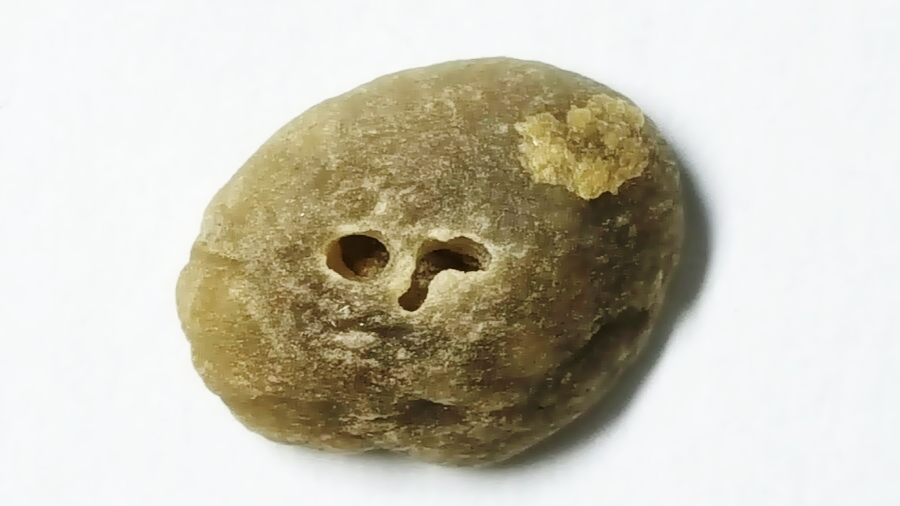
#> input picture Coffee_Inspection_Work/research_notebook/hwan_opencv/init_opencv/image/insect_damage.jpg, 900 x 506 px, found by its file name
$ python 'OpenCV_ch25_모멘트.py'
#> lines starting #> are read from the running program, lines starting #| are printed output that depends on the picture; after the words box and inside, x2 and y2 are one past the last pixel; in counts of white or black regions, pixels touching at a corner belong together
# Contents
# 윤곽선이나 이미지의 0차 모멘트 부터 3차 모멘트까지 계산하는 알고리즘
# 공간모멘트, 중심모멘트, 정규환된 중심모멘트, 질량중심 등을 계싼


# Main Code

import cv2

src = cv2.imread('./data/insect_damage.jpg')
#> src is the input picture: shape (506, 900, 3); mean B, G, R 182.4, 197.5, 201.3
dst = src.copy()

gray = cv2.cvtColor(src, cv2.COLOR_RGB2GRAY)
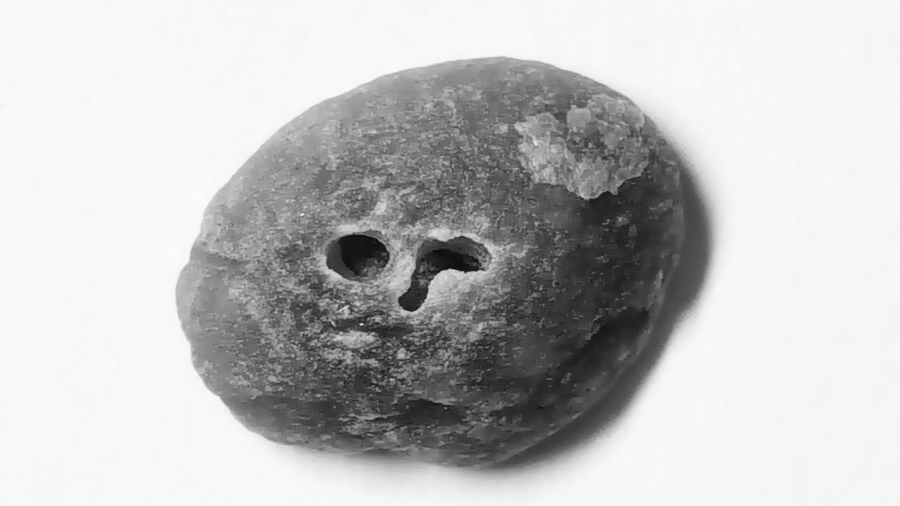
#> gray: shape (506, 900); min 8, max 252, mean 193.2
ret, binary = cv2.threshold(gray,150,255, cv2.THRESH_BINARY_INV)
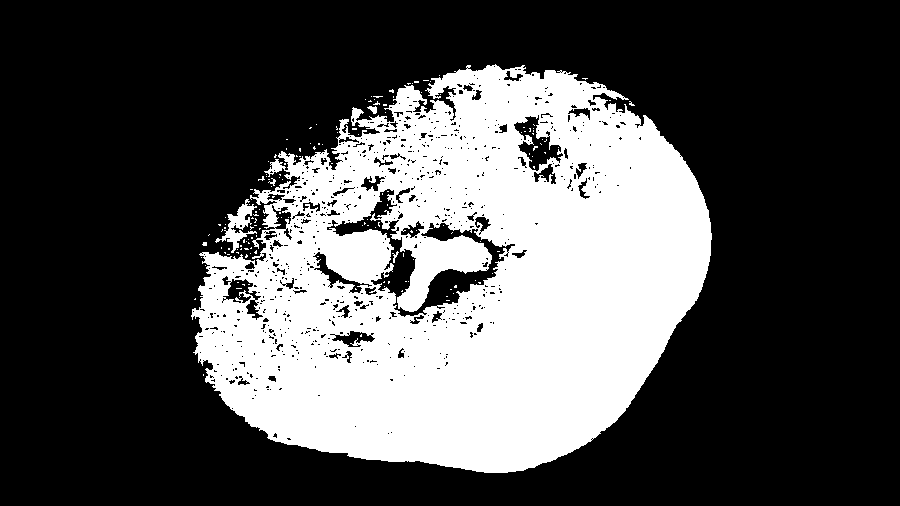
#> binary: shape (506, 900); 31.1% white; 156 white regions (151 under 20 px)

contours, hierachy = cv2.findContours(binary, cv2.RETR_CCOMP, cv2.CHAIN_APPROX_NONE)
#> contours = 934 contours, 834 with area under 20; largest, box (x1, y1, x2, y2) and area: (191, 64, 712, 473) 152110, (326, 188, 516, 318) 5394, (513, 114, 564, 172) 1264, (215, 199, 257, 253) 572, (312, 251, 373, 294) 571

for i in contours:
    print(i)
    M = cv2.moments(i,False)
#> (the run stopped early here; a loop or call above may not have finished)

$ run again, with Coffee_Inspection_Work/research_notebook/hwan_opencv/init_opencv/image/obama.jpg copied over Coffee_Inspection_Work/research_notebook/hwan_opencv/init_opencv/image/insect_damage.jpg
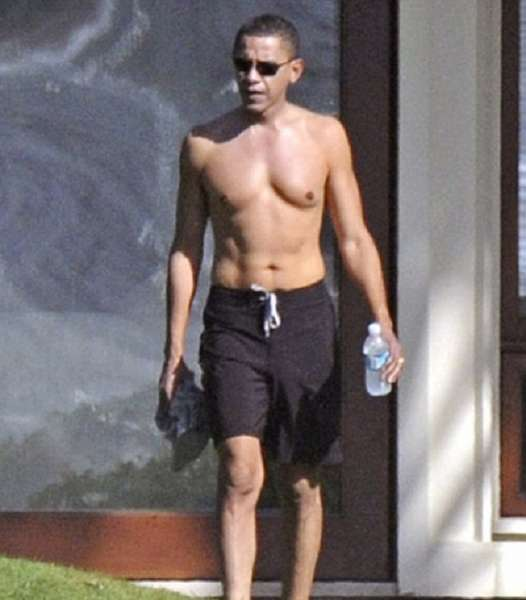
#> input picture Coffee_Inspection_Work/research_notebook/hwan_opencv/init_opencv/image/obama.jpg, 526 x 600 px, found by its file name
#> src is the input picture: shape (600, 526, 3); mean B, G, R 111.1, 110.5, 119.5
#> `gray = cv2.cvtColor(src, cv2.COLOR_RGB2GRAY)`:
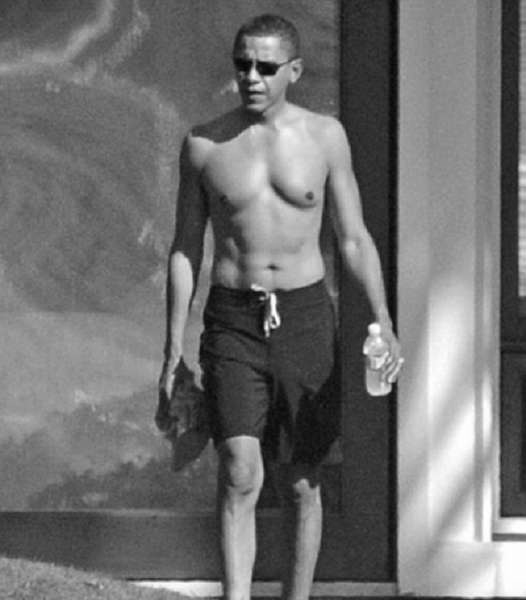
#> gray: shape (600, 526); min 3, max 255, mean 111.7
#> `ret, binary = cv2.threshold(gray,150,255, cv2.THRESH_BINARY_INV)`:
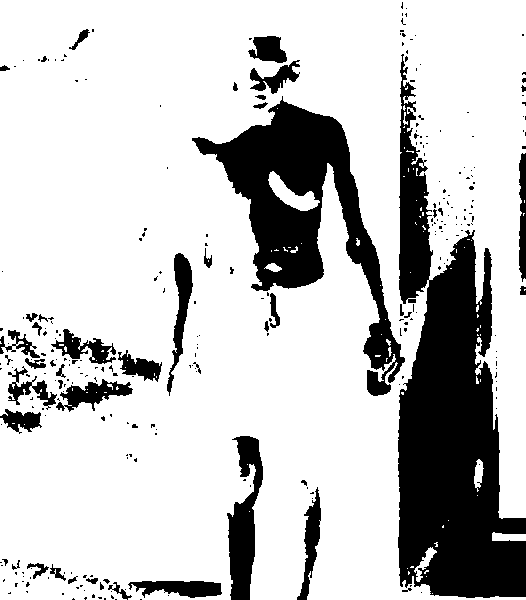
#> binary: shape (600, 526); 78% white; 287 black regions (238 under 20 px)
#> contours = 396 contours, 337 with area under 20; largest, box (x1, y1, x2, y2) and area: (0, 0, 526, 600) 276487, (191, 95, 406, 397) 20269, (398, 53, 434, 305) 5132, (166, 252, 194, 397) 1472, (127, 580, 223, 599) 1218
